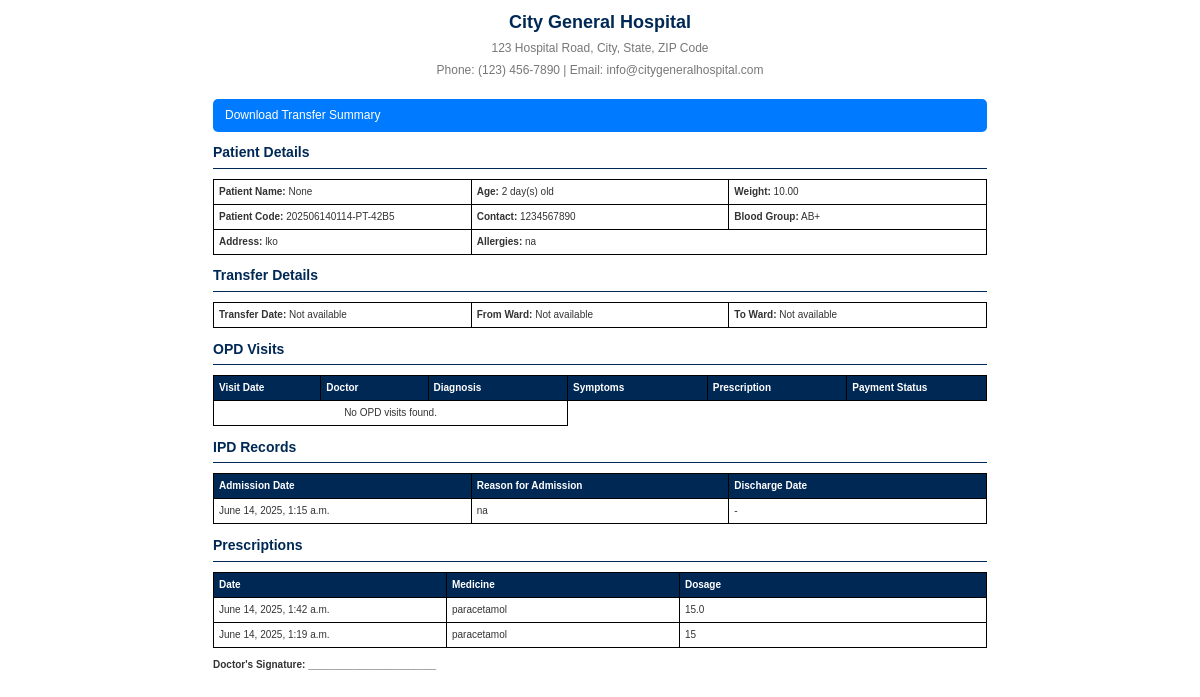
Screenshot of /ipd/transfer-summary/202506140114-PT-42B5/ with the database file from the repository.
### hms/models.py (models this page shows, shortened)
class Patient(models.Model):
    BLOOD_GROUP_CHOICES = [
        ('A+', 'A+'), ('A-', 'A-'), ('B+', 'B+'), ('B-', 'B-'),
        ('O+', 'O+'), ('O-', 'O-'), ('AB+', 'AB+'), ('AB-', 'AB-')
    ]
    RELATIONSHIP_CHOICES = [
        ('father', 'Father'),
        ('mother', 'Mother'),
        ('son', 'Son'),
        ('daughter', 'Daughter'),
        ('spouse', 'Spouse'),
        ('friend', 'Friend'),
        ('other', 'Other'),
    ]
    patient_code = models.CharField(max_length=35, unique=True, editable=False, blank=True, null=True)
    created_at = models.DateTimeField(default=now)
    user = models.OneToOneField(CustomUser, on_delete=models.CASCADE, related_name="patient")
    date_of_birth = models.DateField(blank=True, null=True)
    age = models.TextField(blank=True, null=True)  # Age field
    contact_number = models.CharField(max_length=15, blank=True, null=True)
    address = models.TextField(blank=True, null=True)
    gender = models.CharField(max_length=10, choices=CustomUser.GENDER_CHOICES, blank=True, null=True)
    aadhar_number = models.CharField(max_length=12, unique=True, validators=[MinLengthValidator(12)], blank=True, null=True)
    blood_group = models.CharField(max_length=3, blank=True, null=True, choices=BLOOD_GROUP_CHOICES)
    weight = models.DecimalField(max_digits=6, decimal_places=2,blank=True,null=True)
    email = models.EmailField(unique=True, blank=True, null=True)
    assigned_doctor = models.ForeignKey('Doctor', on_delete=models.SET_NULL, null=True, blank=True, related_name='patients')
    allergies = models.TextField(blank=True, null=True)  # Known allergies
    emergency_contact_name = models.CharField(max_length=255, blank=True, null=True)
    emergency_contact_number = models.CharField(max_length=15, blank=True, null=True)
    emergency_contact_relationship = models.CharField(max_length=50, blank=True, null=True, choices=RELATIONSHIP_CHOICES)
    accompanying_person_address = models.CharField(max_length=50,blank=True, null=True)
    profile_picture = models.ImageField(upload_to='patient_profiles/', blank=True, null=True)

class CustomUser(AbstractUser):
    GENDER_CHOICES = (
        ('male', 'Male'),
        ('female', 'Female'),
        ('other', 'Other'),
    )
    ROLE_CHOICES = (
        ('admin', 'Admin'),
        ('doctor', 'Doctor'),
        ('nurse', 'Nurse'),
        ('staff', 'Staff'),
    )
    full_name = models.CharField(max_length=255, blank=True, null=True)
    contact_number = models.CharField(max_length=15, blank=True, null=True)
    address = models.TextField(blank=True, null=True)
    gender = models.CharField(max_length=10, choices=GENDER_CHOICES, blank=True, null=True)
    role = models.CharField(max_length=20, choices=ROLE_CHOICES, default='staff')
    groups = models.ManyToManyField(Group, related_name="customuser_groups", blank=True)
    user_permissions = models.ManyToManyField(Permission, related_name="customuser_permissions", blank=True)

class IPD(models.Model):
    patient = models.ForeignKey("Patient", on_delete=models.CASCADE)
    room = models.ForeignKey(Room, on_delete=models.CASCADE, limit_choices_to={'is_available': True}, null=True, blank=True)
    admitted_on = models.DateTimeField(auto_now_add=True)
    discharge_date = models.DateTimeField(null=True, blank=True)
    reason_for_admission = models.TextField(null=True, blank=True)
    bed_number = models.IntegerField(null=True, blank=True)
    bed_price_per_day = models.DecimalField(max_digits=10, decimal_places=2, null=True, blank=True)
    total_cost = models.DecimalField(max_digits=10, decimal_places=2, default=0.00, editable=False)

class Prescription(models.Model):
    DOSE_FREQUENCY_CHOICES = [
        ("OD", "Once a day (OD)"),
        ("BD", "Twice a day (BD)"),
        ("TDS", "Three times a day (TDS)"),
        ("QID", "Four times a day (QID)"),
        ("SOS", "As needed (SOS)"),
        ("STAT", "Immediately (STAT)"),
        ("OTHER", "Other"),
    ]
    MEDICINE_TYPE_CHOICES = [
        ("syrup", "Syrup"),
        ("injection", "Injection"),
        ("tablet", "Tablet"),
        ("drop", "Drop"),
        ("suspension", "Suspension"),
        ("fluid", "Fluid"),
        ("oral", "Oral"),
        ("other", "Other"),
    ]
    ipd = models.ForeignKey(IPD, on_delete=models.CASCADE, related_name="prescriptions")
    dose_frequency = models.CharField(max_length=10, choices=DOSE_FREQUENCY_CHOICES, default="OD")
    concentration_mg_per_ml = models.FloatField(help_text="Concentration of the medicine (mg/mL)", null=True, blank=True)
    medication = models.CharField(max_length=255)
    medication_fk = models.ForeignKey(Medicine, on_delete=models.CASCADE, null=True, blank=True)
    medicine_type = models.CharField(max_length=20, choices=MEDICINE_TYPE_CHOICES, default="other")  # ✅ Add this line
    dosage = models.CharField(max_length=100, null=True, blank=True)
    timing = models.DateTimeField()

### hms/views.py (the view)
# urls.py: path('ipd/transfer-summary/<str:patient_code>/', views.transfer_summary_view, name="transfer_summary_view"),
def transfer_summary_view(request, patient_code):
    patient = get_object_or_404(Patient, patient_code=patient_code)
    context = {
        "patient": patient,
        "opd_visits": OPD.objects.filter(patient=patient).order_by('-visit_date'),
        "ipd_records": IPD.objects.filter(patient=patient),
        "prescriptions": Prescription.objects.filter(ipd__patient=patient).order_by('-timing'),
        "transfer": PatientTransfer.objects.filter(patient=patient).order_by('-transfer_date').first(),
    }
    return render(request, "hms/ipd/transfer_summary.html", context)

### hms/templates/hms/ipd/transfer_summary.html (shortened to what this page needs)
<!DOCTYPE html>
<html lang="en">
<head>
</head>
<body>
    <div class="container">
        <div class="header">
            <h1>City General Hospital</h1>
            <p>123 Hospital Road, City, State, ZIP Code</p>
            <p>Phone: (123) 456-7890 | Email: info@citygeneralhospital.com</p>
        </div>
        <a href="{% url 'transfer_summary_pdf' patient.patient_code %}" class="btn no-print" id="downloadBtn">
            Download Transfer Summary
        </a>
<h2>Patient Details</h2>
<table style="width: 100%; border-collapse: collapse;">
    <tr>
        <td><strong>Patient Name:</strong> {{ patient.user.full_name }}</td>
        <td><strong>Age:</strong> {{ patient.age }}</td>
        <td><strong>Weight:</strong> {{ patient.weight }}</td>
    </tr>
    <tr>
        <td><strong>Patient Code:</strong> {{ patient.patient_code }}</td>
        <td><strong>Contact:</strong> {{ patient.contact_number }}</td>
        <td><strong>Blood Group:</strong> {{ patient.blood_group }}</td>
    </tr>
    <tr>
        <td><strong>Address:</strong> {{ patient.address }}</td>
        <td colspan="2"><strong>Allergies:</strong> {{ patient.allergies|default:"None" }}</td>
    </tr>
</table>
<h2>Transfer Details</h2>
<table style="width: 100%; border-collapse: collapse;">
    <tr>
        <td><strong>Transfer Date:</strong> {{ transfer.transfer_date|default:"Not available" }}</td>
        <td><strong>From Ward:</strong> {{ transfer.from_ward|default:"Not available" }}</td>
        <td><strong>To Ward:</strong> {{ transfer.to_ward|default:"Not available" }}</td>
    </tr>
</table>
        <h2>OPD Visits</h2>
        <table>
            <thead>
                <tr>
                    <th style="width: 30%;">Visit Date</th>
                    <th style="width: 30%;">Doctor</th>
                    <th style="width: 40%;">Diagnosis</th>
                    <th style="width: 40%;">Symptoms</th>
                    <th style="width: 40%;">Prescription</th>
                    <th style="width: 40%;">Payment Status</th>
                </tr>
            </thead>
            <tbody>
                {% for visit in opd_visits %}
                <tr>
                    <td>{{ visit.visit_date|date:"F j, Y, g:i a" }}</td>
                    <td>{{ visit.doctor.user.full_name|default:"Not available" }}</td>
                    <td>{{ visit.diagnosis|default:"Pending diagnosis" }}</td>
                    <td>{{ visit.symptoms }}</td>
                    <td>{{ visit.prescription }}</td>
                    <td>{{ visit.get_payment_status_display }}</td>
                </tr>
                {% empty %}
                <tr>
                    <td colspan="3" style="text-align: center;">No OPD visits found.</td>
                </tr>
                {% endfor %}
            </tbody>
        </table>
        <h2>IPD Records</h2>
        <table>
            <thead>
                <tr>
                    <th style="width: 30%;">Admission Date</th>
                    <th style="width: 30%;">Reason for Admission</th>
                    <th style="width: 30%;">Discharge Date</th>
                </tr>
            </thead>
            <tbody>
                {% for record in ipd_records %}
                <tr>
                    <td>{{ record.admitted_on }}</td>
                    <td>{{ record.reason_for_admission }}</td>
                    <td>{{ record.discharge_date|date:"F j, Y, g:i a"|default:"-" }}</td>
                </tr>
                {% empty %}
                <tr>
                    <td colspan="3" style="text-align: center;">No IPD records found.</td>
                </tr>
                {% endfor %}
            </tbody>
        </table>
        <h2>Prescriptions</h2>
        <table>
            <thead>
                <tr>
                    <th style="width: 30%;">Date</th>
                    <th style="width: 30%;">Medicine</th>
                    <th style="width: 40%;">Dosage</th>
                </tr>
            </thead>
            <tbody>
                {% for prescription in prescriptions %}
                <tr>
                    <td>{{ prescription.timing|date:"F j, Y, g:i a" }}</td>
                    <td>{{ prescription.medication|default:"Not available" }}</td>
                    <td>{{ prescription.dosage|default:"Not available" }}</td>
                </tr>
                {% empty %}
                <tr>
                    <td colspan="3" style="text-align: center;">No prescriptions found.</td>
                </tr>
                {% endfor %}
            </tbody>
        </table>
        <div class="signature">
            <p><strong>Doctor's Signature: _______________________</strong></p>
        </div>
    </div>
</body>
</html>

### hms/templates/hms/ipd/transfer_summary.html (style rules this page uses)
body { font-family: Arial, sans-serif; font-size: 10px; color: #333; line-height: 1.4; background: #fff; margin: 0; padding: 0; }
.container { width: 100%; max-width: 794px; margin: 0 auto; padding: 10px; box-sizing: border-box; }
h1 { text-align: center; color: #002855; font-size: 18px; margin-bottom: 10px; }
h2 { color: #002855; font-size: 14px; margin-bottom: 10px; border-bottom: 1px solid #002855; padding-bottom: 5px; }
table { width: 100%; border-collapse: collapse; margin-top: 10px; table-layout: fixed; }
th, td { border: 1px solid #000; padding: 5px; text-align: left; font-size: 10px; word-wrap: break-word; }
th { background: #002855; color: white; font-weight: bold; }
.header { text-align: center; margin-bottom: 20px; }
.header h1 { color: #002855; margin: 0; }
.header p { margin: 5px 0; font-size: 12px; color: #777; }
.btn { display: inline-block; padding: 8px 12px; background: #007bff; color: white; text-decoration: none; font-size: 12px; border-radius: 5px; border: none; cursor: pointer; }
.no-print { display: block; }

### rows the page displays
Patient: user.full_name "None", age "2 day(s) old", weight "10.00", patient_code "202506140114-PT-42B5", contact_number "1234567890", blood_group "AB+", address "lko", allergies "na"
IPD: admitted_on "June 14, 2025, 1:15 a.m.", reason_for_admission "na", discharge_date "-"
Prescription: timing "June 14, 2025, 1:42 a.m.", medication "paracetamol", dosage "15.0"
Prescription: timing "June 14, 2025, 1:19 a.m.", medication "paracetamol", dosage "15"

### other values shown
{{ transfer.transfer_date|default:"Not available" }} "Not available"
{{ transfer.from_ward|default:"Not available" }} "Not available"
{{ transfer.to_ward|default:"Not available" }} "Not available"
